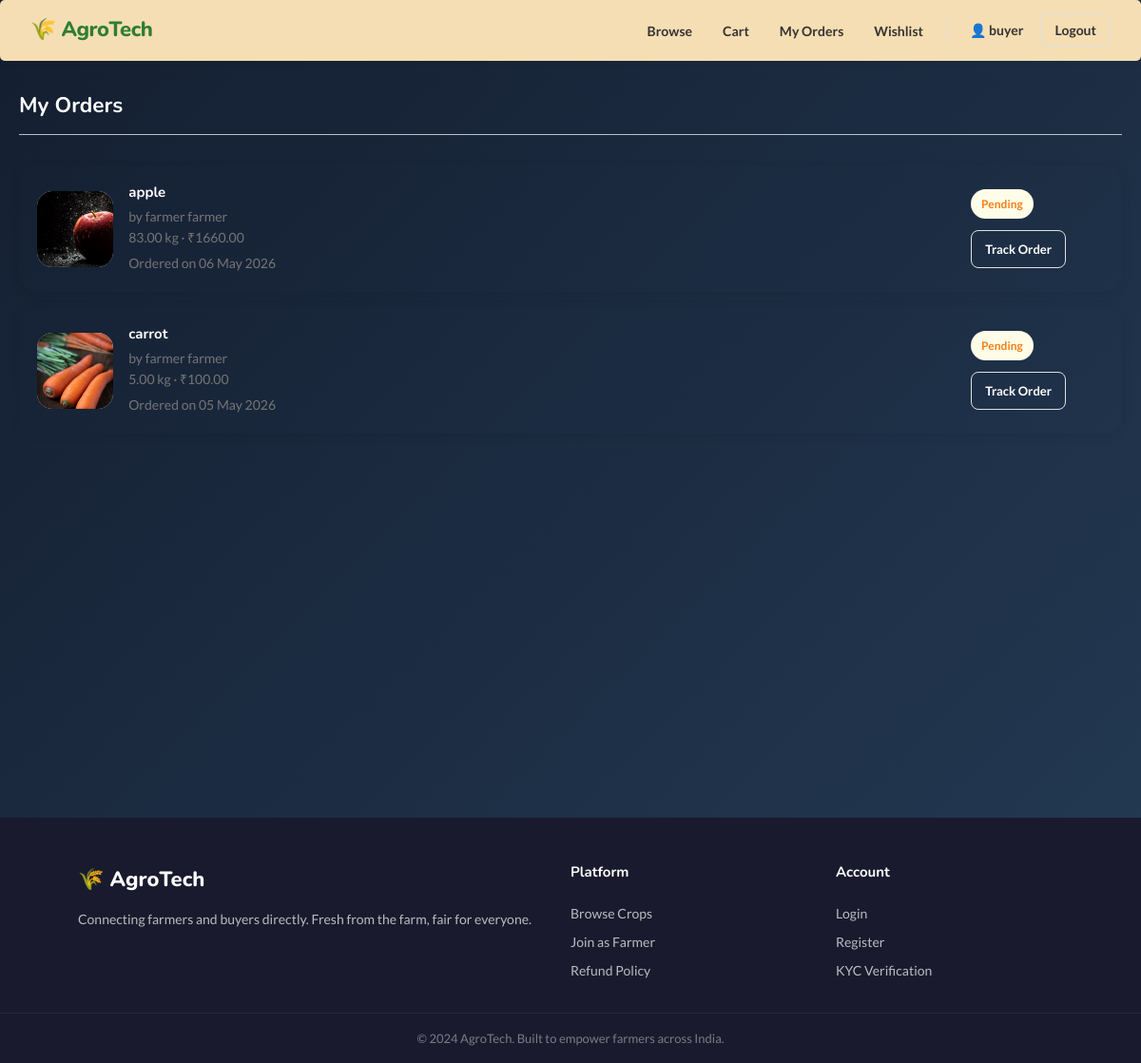
/buyers/orders/ (signed in), run on an earlier commit of the app's database.
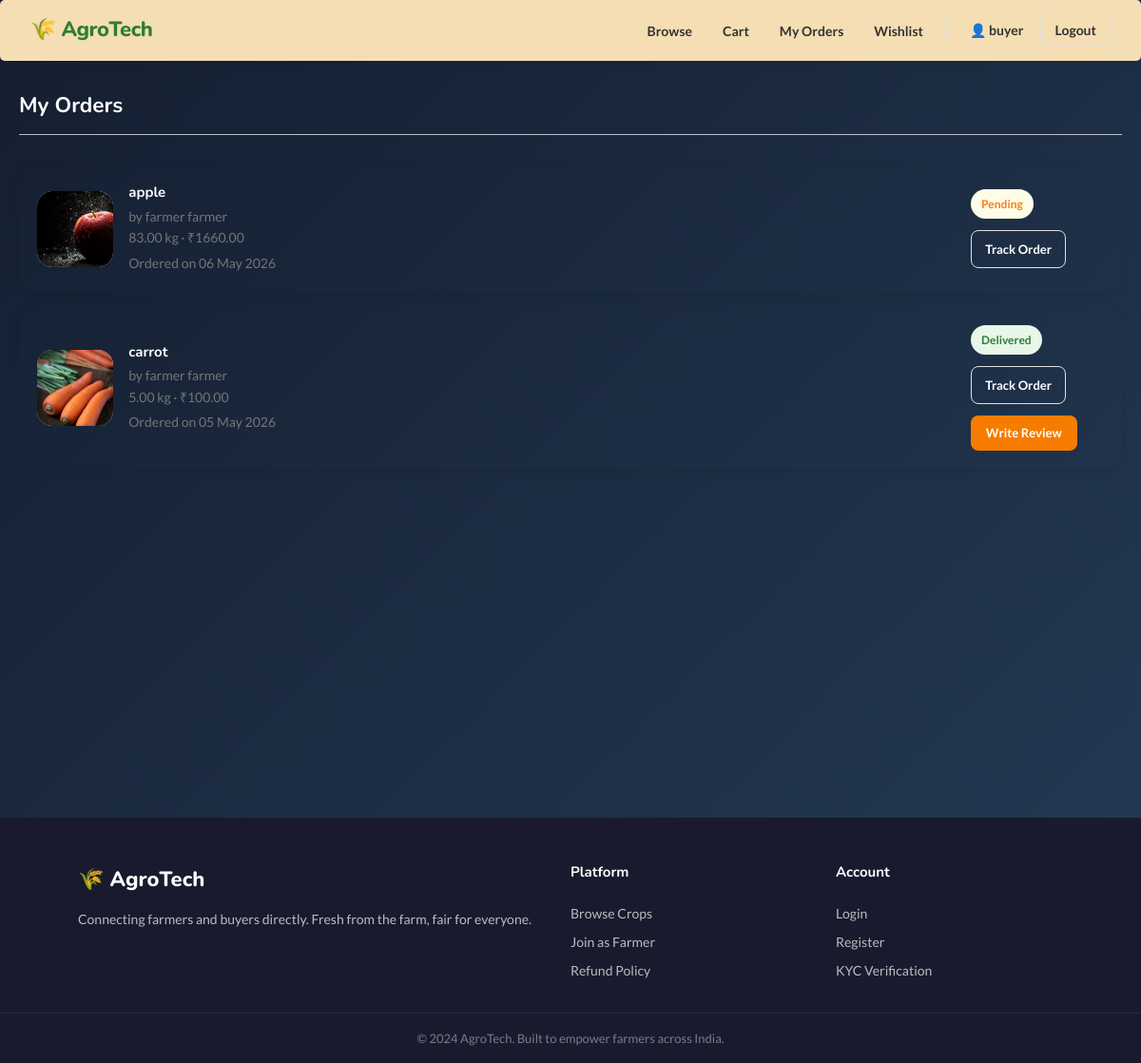
And on a later commit of the database.
### accounts/models.py (models this page shows, shortened)
class User(AbstractUser):
    email = models.EmailField(unique=True)
    USERNAME_FIELD = 'email'
    REQUIRED_FIELDS = ['username']

### farmers/models.py (models this page shows, shortened)
class Order(models.Model):
    STATUS_CHOICES = [
        ('pending', 'Pending'),
        ('confirmed', 'Confirmed'),
        ('packed', 'Packed'),
        ('shipped', 'Shipped'),
        ('delivered', 'Delivered'),
        ('cancelled', 'Cancelled'),
    ]
    buyer = models.ForeignKey(User, on_delete=models.CASCADE, related_name='orders')
    crop = models.ForeignKey(Crop, on_delete=models.CASCADE, related_name='orders')
    quantity_kg = models.DecimalField(max_digits=8, decimal_places=2)
    total_price = models.DecimalField(max_digits=10, decimal_places=2)
    status = models.CharField(max_length=20, choices=STATUS_CHOICES, default='pending')
    delivery_address = models.TextField()
    phone = models.CharField(max_length=15)
    note = models.TextField(blank=True)
    placed_on = models.DateTimeField(auto_now_add=True)
    updated_on = models.DateTimeField(auto_now=True)

class Crop(models.Model):
    CATEGORY_CHOICES = [
        ('vegetables', 'Vegetables'),
        ('fruits', 'Fruits'),
        ('grains', 'Grains & Cereals'),
        ('pulses', 'Pulses & Legumes'),
        ('spices', 'Spices & Herbs'),
        ('dairy', 'Dairy Products'),
        ('other', 'Other'),
    ]
    farmer = models.ForeignKey(User, on_delete=models.CASCADE, related_name='crops')
    name = models.CharField(max_length=100)
    category = models.CharField(max_length=30, choices=CATEGORY_CHOICES, default='vegetables')
    description = models.TextField()
    price_per_kg = models.DecimalField(max_digits=8, decimal_places=2)
    quantity_kg = models.DecimalField(max_digits=8, decimal_places=2)
    location = models.CharField(max_length=150)
    image = models.ImageField(upload_to='crops/', blank=True, null=True)
    is_available = models.BooleanField(default=True)
    created_on = models.DateTimeField(auto_now_add=True)
    updated_on = models.DateTimeField(auto_now=True)

### buyers/views.py (the view)
    def wrapper(request, *args, **kwargs):
        if not request.user.is_authenticated:
            return redirect('accounts:login')
        profile = getattr(request.user, 'profile', None)
        if not profile or profile.role != 'buyer':
            messages.error(request, "This page is for buyers only.")
            return redirect('home')
        return view_func(request, *args, **kwargs)

### buyers/views.py (called while the page is built)
def buyer_required(view_func):
    def wrapper(request, *args, **kwargs):
        if not request.user.is_authenticated:
            return redirect('accounts:login')
        profile = getattr(request.user, 'profile', None)
        if not profile or profile.role != 'buyer':
            messages.error(request, "This page is for buyers only.")
            return redirect('home')
        return view_func(request, *args, **kwargs)
    return wrapper

@buyer_required
def my_orders_view(request):
    orders = Order.objects.filter(buyer=request.user).order_by('-placed_on')
    return render(request, 'buyers/my_orders.html', {'orders': orders})

### buyers/templates/buyers/my_orders.html (shortened to what this page needs)
{% extends 'base.html' %}
{% load static %}
{% block extra_css %}
  <link rel="stylesheet" href="{% static 'buyers/my_orders.css' %}?v=2" />
{% endblock %}
{% block content %}
<div class="page-wrapper">
  <div class="page-header">
    <h2>My Orders</h2>
  </div>
  {% if orders %}
    <div class="orders-list">
      {% for order in orders %}
        <div class="order-row-card">
          <div class="order-row-left">
            {% if order.crop.image %}
              <img src="{{ order.crop.image.url }}" alt="{{ order.crop.name }}" class="order-thumb" />
            {% else %}
              <div class="order-thumb-placeholder">🌾</div>
            {% endif %}
          </div>
          <div class="order-row-info">
            <h4>{{ order.crop.name }}</h4>
            <p>by {{ order.crop.farmer.get_full_name|default:order.crop.farmer.username }}</p>
            <p>{{ order.quantity_kg }} kg · ₹{{ order.total_price }}</p>
            <p class="order-date">Ordered on {{ order.placed_on|date:"d M Y" }}</p>
          </div>
          <div class="order-row-right">
            <span class="status-badge status-{{ order.status }}">{{ order.get_status_display }}</span>
            <a href="{% url 'buyers:track_order' order.id %}" class="btn btn-outline-sm">Track Order</a>
            {% if order.status == 'delivered' and not order.review %}
              <a href="{% url 'buyers:give_review' order.id %}" class="btn btn-orange-sm">Write Review</a>
            {% endif %}
          </div>
        </div>
      {% endfor %}
    </div>
  {% endif %}
</div>
{% endblock %}

### templates/base.html (shortened to what this page needs)
<!DOCTYPE html>
<html lang="en">
<head>
  {% load static %}
  <link rel="stylesheet" href="{% static 'css/main.css' %}?v=7" />
  {% block extra_css %}{% endblock %}
</head>
<body>
<nav class="navbar">
  <a href="/" class="logo">🌾 AgroTech</a>
  <ul class="nav-links">
    {% if user.is_authenticated %}
      {% with profile=user.profile %}
        {% if user.is_superuser %}
          <li><a href="{% url 'admin_panel:dashboard' %}" class="{% block admin_active %}{% endblock %}">Dashboard</a></li>
          <li><a href="{% url 'admin_panel:kyc_list' %}">KYC</a></li>
          <li><a href="{% url 'admin_panel:users_list' %}">Users</a></li>
          <li><a href="{% url 'admin_panel:orders_list' %}">Orders</a></li>
          <li><a href="{% url 'admin_panel:reviews_list' %}">Reviews</a></li>
        {% elif profile.role == 'farmer' %}
          <li><a href="{% url 'farmers:dashboard' %}">Dashboard</a></li>
          <li><a href="{% url 'farmers:my_crops' %}">My Crops</a></li>
          <li><a href="{% url 'farmers:orders' %}">Orders</a></li>
          <li><a href="{% url 'farmers:earnings' %}">Earnings</a></li>
          <li><a href="{% url 'farmers:reviews' %}">Reviews</a></li>
        {% elif profile.role == 'buyer' %}
          <li><a href="{% url 'buyers:home' %}">Browse</a></li>
          <li><a href="{% url 'buyers:cart' %}">Cart</a></li>
          <li><a href="{% url 'buyers:my_orders' %}">My Orders</a></li>
          <li><a href="{% url 'buyers:wishlist' %}">Wishlist</a></li>
        {% endif %}
      {% endwith %}
      <li>
        <a href="{% url 'accounts:profile' %}" class="nav-profile">
          👤 {{ user.first_name|default:user.username }}
        </a>
      </li>
      <li><a href="{% url 'accounts:logout' %}" class="btn btn-outline-sm">Logout</a></li>
    {% else %}
      <li><a href="{% url 'buyers:home' %}">Browse Crops</a></li>
      <li><a href="{% url 'accounts:login' %}" class="btn btn-outline-sm">Login</a></li>
      <li><a href="{% url 'accounts:register' %}" class="btn btn-green-sm">Sign Up</a></li>
    {% endif %}
  </ul>
</nav>
<main class="main-content">
  {% block content %}{% endblock %}
</main>
<footer class="footer">
  <div class="footer-inner">
    <div class="footer-brand">
      <span class="logo">🌾 AgroTech</span>
      <p>Connecting farmers and buyers directly. Fresh from the farm, fair for everyone.</p>
    </div>
    <div class="footer-links">
      <h4>Platform</h4>
      <a href="{% url 'buyers:home' %}">Browse Crops</a>
      <a href="{% url 'accounts:register' %}">Join as Farmer</a>
      <a href="{% url 'buyers:refund_policy' %}">Refund Policy</a>
    </div>
    <div class="footer-links">
      <h4>Account</h4>
      <a href="{% url 'accounts:login' %}">Login</a>
      <a href="{% url 'accounts:register' %}">Register</a>
      <a href="{% url 'accounts:kyc_upload' %}">KYC Verification</a>
    </div>
  </div>
  <div class="footer-bottom">
    <p>© 2024 AgroTech. Built to empower farmers across India.</p>
  </div>
</footer>
</body>
</html>

### static/css/main.css (style rules this page uses)
:root { --green: #2e7d32; --green-mid: #43a047; --green-light: #e8f5e9; --orange: #e65100; --orange-mid: #f57c00; --orange-light: #fff3e0; --blue: #1565c0; --blue-mid: #1976d2; --blue-light: #e3f2fd; --red: #c62828; --red-light: #ffebee; --yellow: #f57f17; --yellow-light: #fffde7; --purple: #6a1b9a; --purple-light: #f3e5f5; --teal: #00695c; --teal-light: #e0f2f1; --white: #ffffff; --bg: #f5f6fa; --gray: #e0e0e0; --gray-text: #757575; --dark: #1a1a2e; --text: #333333; --radius: 12px; --radius-sm: 8px; --shadow: 0 2px 12px rgba(0,0,0,0.08); --shadow-md: 0 4px 20px rgba(0,0,0,0.12); }
*, *::before, *::after { box-sizing: border-box; margin: 0; padding: 0; }
body { font-family: 'Lato', sans-serif; background: linear-gradient(135deg, #141e30, #243b55); color: var(--text); font-size: 15px; line-height: 1.6; }
h1, h2, h3, h4, h5 { font-family: 'Nunito', sans-serif; font-weight: 700; color:white; line-height: 1.3; }
a { text-decoration: none; color: inherit; }
ul { list-style: none; }
img { max-width: 100%; display: block; }
.navbar { background:wheat; border-radius:5px;; padding: 0 32px; height: 64px; display: flex; align-items: center; justify-content: space-between; box-shadow: 0 1px 8px rgba(0,0,0,0.08); position: sticky; top: 0; z-index: 200; }
.navbar .logo { font-family: 'Nunito', sans-serif; font-size: 22px; font-weight: 800; color: var(--green); letter-spacing: -0.5px; }
.nav-links { display: flex; align-items: center; gap: 4px; }
.nav-links li a { padding: 6px 14px; border-radius: var(--radius-sm); color: var(--text); font-weight: 600; font-size: 14px; transition: background 0.2s; }
.nav-profile { display: flex; align-items: center; gap: 4px; }
.btn { display: inline-flex; align-items: center; gap: 6px; padding: 10px 20px; border-radius: var(--radius-sm); font-weight: 700; font-size: 14px; border: 2px solid transparent; transition: all 0.2s ease; cursor: pointer; }
.btn-outline-sm { padding: 6px 14px; font-size: 13px; background: transparent; border: 1.5px solid var(--gray); color: var(--text); border-radius: var(--radius-sm); font-weight: 600; transition: all 0.2s; }
.btn-orange-sm { padding: 6px 14px; font-size: 13px; background: var(--orange-mid); color: var(--white); border-radius: var(--radius-sm); font-weight: 600; }
.main-content { min-height: calc(100vh - 64px); }
.page-wrapper { max-width: 1200px; margin: 0 auto; padding: 32px 20px; }
.page-header { display: flex; align-items: center; justify-content: space-between; margin-bottom: 24px; flex-wrap: wrap; gap: 12px; }
.status-badge { display: inline-block; padding: 4px 12px; border-radius: 20px; font-size: 12px; font-weight: 700; white-space: nowrap; }
.status-pending { background: var(--yellow-light); color: var(--yellow); }
.status-delivered { background: var(--green-light); color: var(--green); }
.orders-list { display: flex; flex-direction: column; gap: 16px; }
.order-row-card { background: var(--white); border-radius: var(--radius); padding: 20px; box-shadow: var(--shadow); display: flex; gap: 16px; align-items: flex-start; }
.order-thumb { width: 80px; height: 80px; border-radius: var(--radius-sm); object-fit: cover; }
.order-row-info { flex: 1; }
.order-row-info h4 { margin-bottom: 4px; }
.order-row-info p { font-size: 14px; color: var(--gray-text); }
.order-date { font-size: 12px; margin-top: 4px; }
.order-row-right { display: flex; flex-direction: column; align-items: flex-end; gap: 8px; min-width: 140px; }
.footer { background: var(--dark); color: rgba(255,255,255,0.7); margin-top: 60px; }
.footer-inner { max-width: 1100px; margin: 0 auto; padding: 48px 32px 32px; display: grid; grid-template-columns: 2fr 1fr 1fr; gap: 40px; }
.footer-brand .logo { font-family: 'Nunito', sans-serif; font-size: 22px; font-weight: 800; color: var(--white); display: inline-block; margin-bottom: 12px; }
.footer-brand p { font-size: 14px; line-height: 1.7; }
.footer-links h4 { color: var(--white); margin-bottom: 14px; font-size: 15px; }
.footer-links { display: flex; flex-direction: column; gap: 8px; }
.footer-links a { font-size: 14px; transition: color 0.2s; }
.footer-bottom { border-top: 1px solid rgba(255,255,255,0.1); text-align: center; padding: 16px 32px; font-size: 13px; opacity: 0.6; }

What changed in the data, as far as the page shows it:
changed Order "carrot": status "Pending" → "Delivered"; now shows "Write Review"
